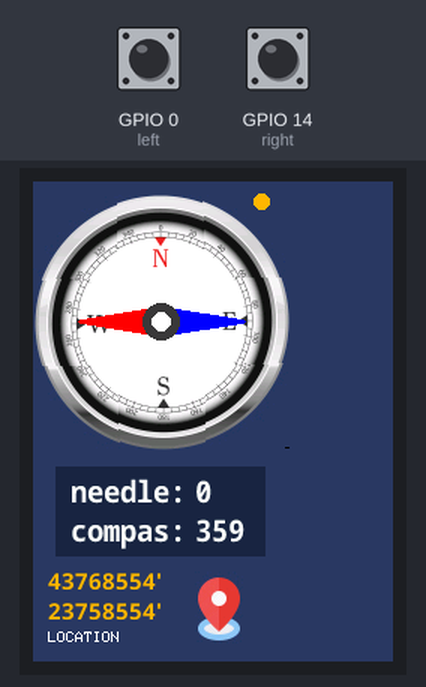
This sketch was run on a simulated ESP32. On the bench: 240×320 colour display. Inputs (shaded band) come from the test bench; at power-on: GPIO 0 (left) HIGH, GPIO 14 (right) HIGH.

Above: at 1.4 s.
1.5 s: GPIO 0 (left) pulled LOW for 1 s
At 3.3 s:
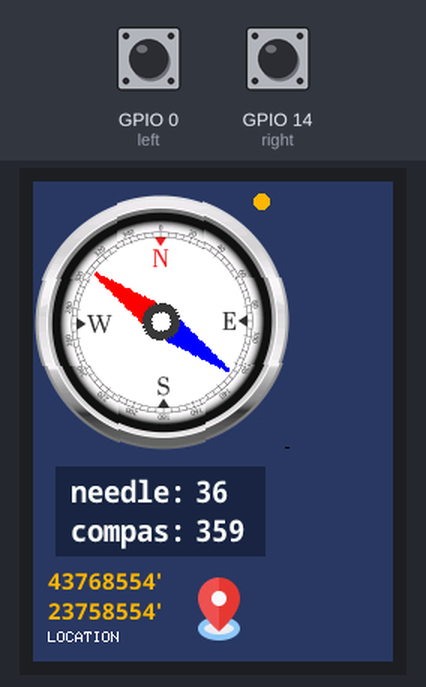
4.0 s: GPIO 14 (right) pulled LOW for 0.15 s
At 5.3 s:
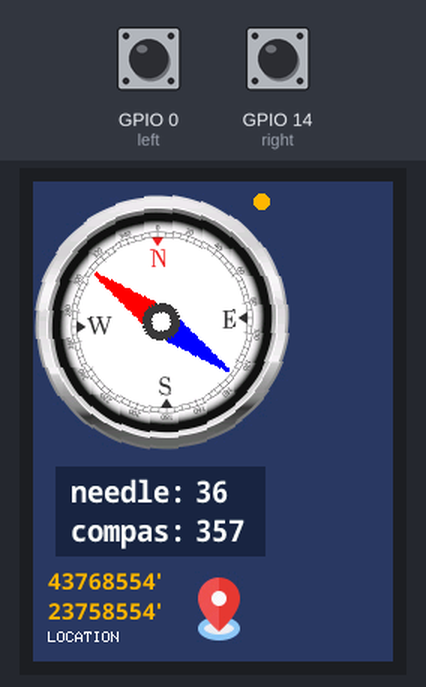
5.6 s: GPIO 0 (left) pulled LOW for 0.15 s
At 6.8 s:
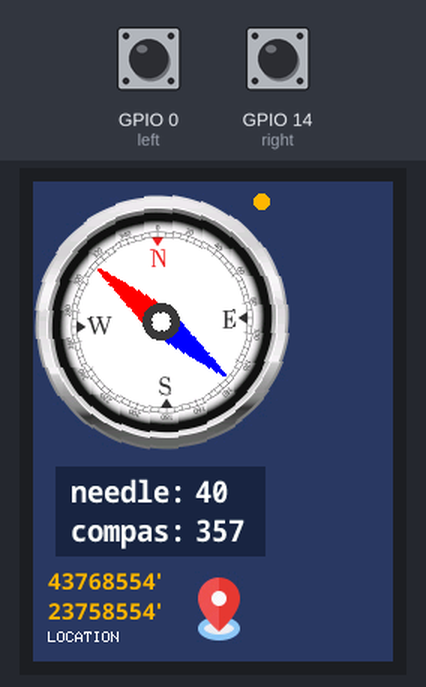
Timing chart, 0 to 8.6 s (numbered marks = the images above; inputs shaded):
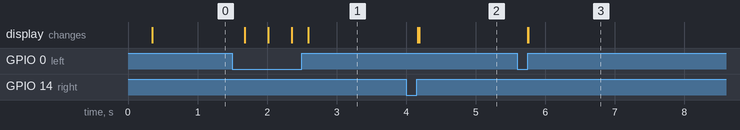

Measured:
- after the input at 1.5 s, the display: first changes after 0.18 s (image 1 shows a later state)
- after the input at 4.0 s, the display: first changes after 0.17 s (image 2 shows a later state)
- after the input at 5.6 s, the display: first changes after 0.15 s (image 3 shows a later state)

The sketch:

rotate.ino
```cpp
#include <TFT_eSPI.h>
#include "compas.h"
#include "position.h"
#include "NotoSansMonoSCB20.h"
#include "NotoSansBold15.h"

TFT_eSPI tft = TFT_eSPI();
TFT_eSprite bck = TFT_eSprite(&tft);
TFT_eSprite sprite = TFT_eSprite(&tft);
TFT_eSprite sprite1 = TFT_eSprite(&tft);
TFT_eSprite data = TFT_eSprite(&tft);

#define gray 0x39C7
#define background1 0x29CC
#define background2 0x1928
#define left 0 //left button
#define right 14 //right button

void setup() {
  pinMode(left,INPUT_PULLUP);
  pinMode(right,INPUT_PULLUP);

  tft.init();
  tft.fillScreen(background1);
  tft.setSwapBytes(true);
  tft.drawString("LOCATION",10,300);
  tft.setTextColor(TFT_ORANGE, background1);
  tft.loadFont(NotoSansBold15);
  tft.drawString("43768554'",10,260);
  tft.loadFont(NotoSansBold15);
  tft.drawString("23758554'",10,280);
  tft.pushImage(100,260,48,48,position);

  data.createSprite(140,60);
  data.loadFont(NotoSansMonoSCB20);
  data.setTextColor(TFT_WHITE,background2);

  bck.createSprite(171,171);
  bck.setSwapBytes(true);

  sprite.createSprite(171,171);
  sprite.setSwapBytes(true);

  sprite1.createSprite(121,25);
  sprite.setPivot(85,85);

}
int angle=0;
int angle2=359;
int sx=60;
int sy=12;

void drawData()
{
data.fillSprite(background2);
data.drawString("needle: "+String(angle),10,8);
data.drawString("compas: "+String(angle2),10,34);
data.pushSprite(15,190);
}

void drawCompas()
{
  bck.fillSprite(0x29CC);
  bck.fillSmoothCircle(152, 5, 5, TFT_ORANGE);
  sprite.fillSprite(0x29CC);
  sprite.pushImage(1,1,170,170,compas);
  sprite1.fillSprite(TFT_WHITE);

  sprite1.drawWedgeLine(6, sy, sx, sy, 1, 10, TFT_RED);
  sprite1.drawWedgeLine(sx, sy, 115, sy, 10, 1, TFT_BLUE);
  sprite1.fillSmoothCircle(sx, sy, 12, gray);
  sprite1.fillSmoothCircle(sx, sy, 6, TFT_WHITE);

  sprite.pushRotated(&bck,angle2,background1);
  sprite1.pushRotated(&bck,angle,TFT_WHITE);
  bck.pushSprite(0,8);}

void loop() {

  if(digitalRead(left)==0)
  angle=angle+4;
  if(angle==360)
  angle=0;
  if(digitalRead(right)==0)
   angle2=angle2-2;
  if(angle2<0)
  angle2=359;

drawCompas();
drawData();
}
```

Source omitted: toSansBold15.h (data table, 65732 bytes), ansMonoSCB20.h (data table, 93723 bytes), compas.h (data table, 279655 bytes), position.h (data table, 22525 bytes)
